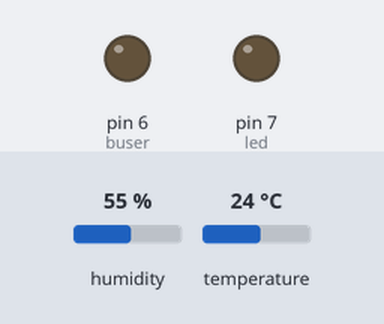
A sketch run on a simulated Arduino Uno, built with avr-gcc and run on an emulated ATmega328P. Shown: output pins drawn as LEDs (lit = HIGH). The test bench sets the inputs (shaded band); at power-on: humidity 55 %, temperature 24 °C. What the sketch prints to the serial monitor is not drawn.

Above: at 4.8 s.
4.9 s: humidity set to 58 %
7.9 s: humidity set to 61 %
At 9.5 s:
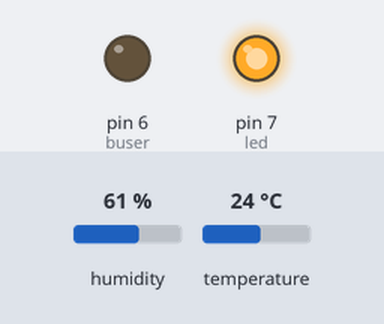
10.9 s: temperature set to 28 °C
13.9 s: temperature set to 31 °C
At 15.6 s:
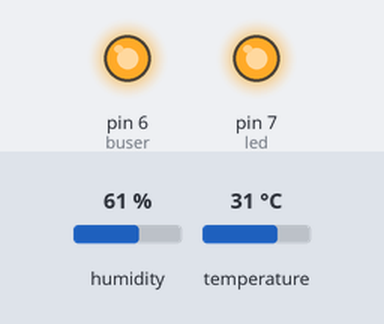
16.9 s: humidity set to 22 %
At 19.2 s:
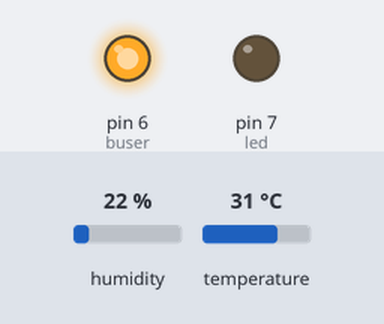
19.9 s: humidity set to 68 %
At 21.6 s:
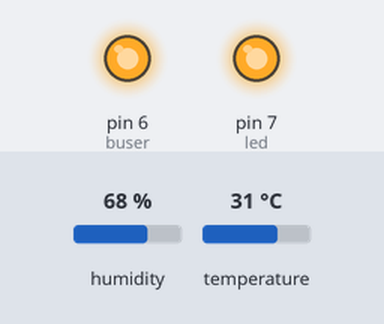
Timing chart, 0 to 23.1 s (numbered marks = the images above; inputs shaded):
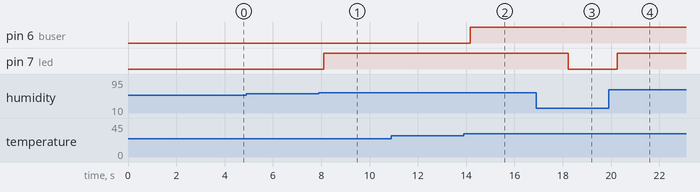

Measured:
- the behaviour switches between 59 and 60 % on humidity (found by bisection; images 0 and 1)
- the behaviour switches between 29 and 30 °C on temperature (found by bisection; images 1 and 2)
- after the input at 4.9 s, every drawn part: stays the same
- after the input at 7.9 s, pin 7 (led): LOW → HIGH after 0.20 s
- after the input at 10.9 s, every drawn part: stays the same
- after the input at 13.9 s, pin 6 (buser): LOW → HIGH after 0.27 s
- after the input at 16.9 s, pin 7 (led): HIGH → LOW after 1.3 s
- after the input at 19.9 s, pin 7 (led): LOW → HIGH after 0.34 s

The sketch:

DHTtester.ino
```cpp
#include "DHT.h"
#define DHTPIN 2
#define DHTTYPE DHT11   // DHT 11
DHT dht(DHTPIN, DHTTYPE);
#define buser 6
#define led 7
void setup() {
  // put your setup code here, to run once:
  Serial.begin(9600);
  dht.begin();
  pinMode(buser, OUTPUT);
  pinMode(led, OUTPUT);
}

void loop() {
  // put your main code here, to run repeatedly:
  delay(2000);
  float h = dht.readHumidity();
  // Read temperature as Celsius (the default)
  float t = dht.readTemperature();

  Serial.print(F("Humidity: "));
  Serial.println(h);
  Serial.print(F("%  Temperature: "));
  Serial.print(t);
  Serial.print(F("°C "));

  if (h >=60){
    digitalWrite(led, 1);
   }else{
    digitalWrite(led, 0);
   }
   if (t >= 30){
    digitalWrite(buser, 1);
   }else{
    digitalWrite(buser, 0);
   }
}
```
